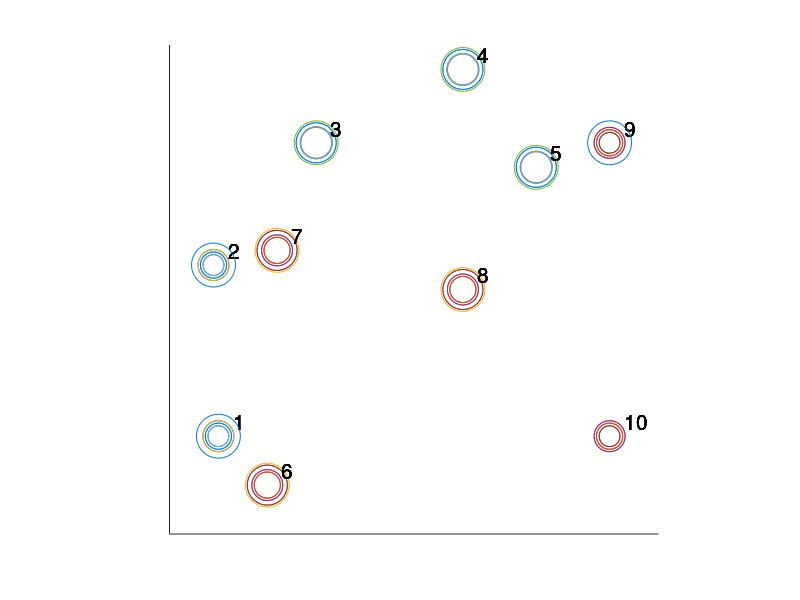

Write MATLAB code to recreate this figure.

function adaboost

x = [0.1 0.2; ...
    0.09 0.55; ...
    0.30 0.8; ...
    0.60 0.95; ...
    0.75 0.75; ...
    0.20 0.1; ...
    0.22 0.58; ...
    0.60 0.50; ...
    0.90 0.8; ...
    0.90 0.2];

y = [ 1 1 1 1 1 0 0 0 0 0]';

T = 3;
%MAKE SOME PRETEND CLASSIFIERS
weakClassifierMistakes(:,1) = [ 0 0 1 1 1 0 0 0 0 0 ]';
weakClassifierMistakes(:,2) = [ 0 0 0 0 0 1 1 1 0 0 ]';
weakClassifierMistakes(:,3) = [ 1 1 0 0 0 0 0 0 1 0 ]';


%DEFINE UNIFORM DISTRIBUTION
D = zeros(10,T);
D(:,1) = ones(10,1)/10;

disp('-----------------------------');
disp('Begin Adaboost update demo');
disp('-----------------------------');
disp('ROUND t=1')
disp('-----------------------------');
disp('Initial distribution D_1:');
disp(D(:,1)');

for t=1:3
   
    replotDataset(D,t);
    
    if (t>1)
        disp('-----------------------------');
        disp(['ROUND t=' num2str(t) ]);
        disp('-----------------------------');
    end
    
    %GET A WEAK CLASSIFIER
    herrors = weakClassifierMistakes(:,t);
    epsilon(t) = sum(D(:,t).*herrors);
    
    %PLOT ITS ERRORS
    disp(['Weak learner h_' num2str(t) ' makes errors on examples: ' num2str(find(weakClassifierMistakes(:,t))') ]);
    disp(['So h_' num2str(t) ' has weighted error: ' num2str(epsilon(t)) ]);
    disp('Press a key to continue...');
    pause
    replotDataset(D,t);
    scatter(x(herrors==1,1),x(herrors==1,2), 1000, 'go');
    
    %UPDATE
    D(:,t+1) =  reweight(D(:,t),epsilon(t),herrors);
    
    disp(['New distribution D_' num2str(t+1) ]);
    disp(D(:,t+1)');
    disp('Press a key to continue...');
    pause
    
    disp(' ');    
    disp(' ');
    
end


D
epsilon
alpha = 0.5*log((1-epsilon)./epsilon)

end




%%%%%%%%%%%%%%%%%%%%%%%%%%%%%%%%%

function D =  reweight(D,epsil,herrors)

%REWEIGHT
D((herrors==1)) = D((herrors==1))./(2*epsil);
D((herrors==0)) = D((herrors==0))./(2*(1-epsil));


%RENORMALIZE
D = D./sum(D);

end


%%%%%%%%%%%%%%%%%%%%%%%%%

function replotDataset(D,t)

x = [0.1 0.2; ...
    0.09 0.55; ...
    0.30 0.8; ...
    0.60 0.95; ...
    0.75 0.75; ...
    0.20 0.1; ...
    0.22 0.58; ...
    0.60 0.50; ...
    0.90 0.8; ...
    0.90 0.2];

y = [ 1 1 1 1 1 0 0 0 0 0]';

close;

sizes = 5000*D(:,t);

scatter(x(y==1,1),x(y==1,2), sizes(y==1), 'b+');
hold on
scatter(x(y==0,1),x(y==0,2), sizes(y==0), 'rs');

for i=1:length(y)
    text(x(i,1)+0.03,x(i,2)+0.03,num2str(i),'FontSize',15);
end


axis([0 1 0 1]); axis square;
set(gca,'XTick',[]);
set(gca,'YTick',[])
box


end
